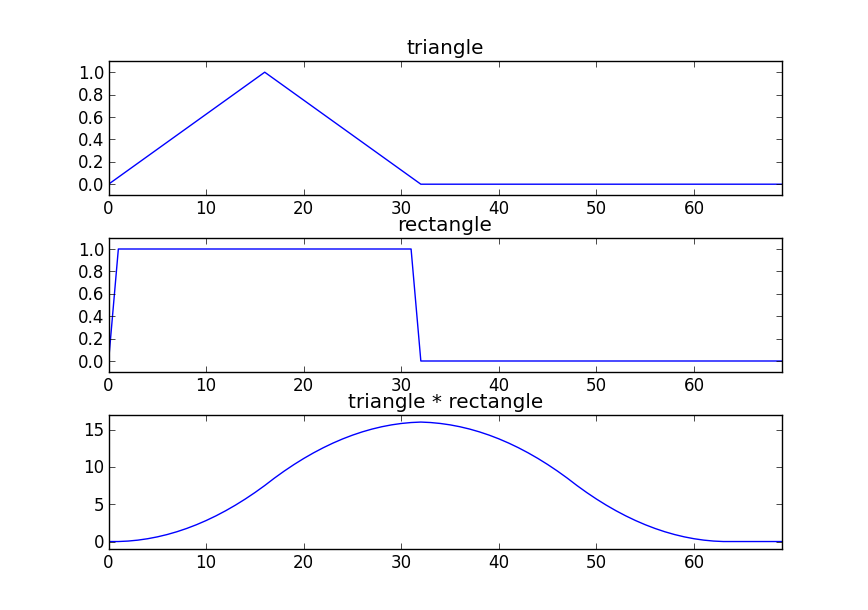

Source code (Python):
import matplotlib.pyplot as plt
import numpy as np
from scipy.signal import hamming, triang, blackmanharris

triangle = np.zeros (70)
triangle[1:32] = triang (31)
rectangle = np.zeros (70)
rectangle[1:32] = np.ones (31)
output = np.zeros (70)
output = np.convolve(triangle, rectangle)

plt.figure(1)
plt.subplot(3, 1, 1)
plt.plot(triangle)
plt.axis([0,69,-.1,1.1])
plt.title ('triangle')
plt.subplot(3, 1, 2)
plt.plot(rectangle)
plt.axis([0,69,-.1,1.1])
plt.title ('rectangle')
plt.subplot(3, 1, 3)
plt.plot(output)
plt.axis([0,69,-1,17])
plt.title ('triangle * rectangle')
plt.show()
